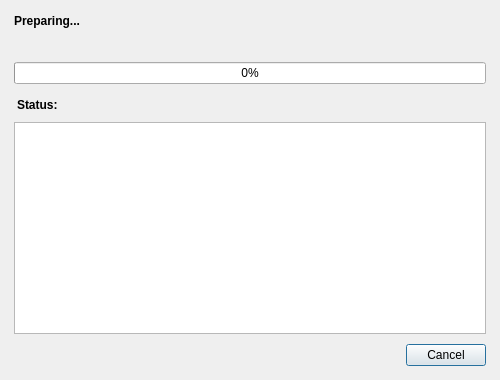
<?xml version="1.0" encoding="UTF-8"?>
<ui version="4.0">
 <class>FlashProgressDialog</class>
 <widget class="QDialog" name="FlashProgressDialog">
  <property name="geometry">
   <rect>
    <x>0</x>
    <y>0</y>
    <width>500</width>
    <height>380</height>
   </rect>
  </property>
  <property name="windowTitle">
   <string>Flashing firmware</string>
  </property>
  <property name="modal"><bool>true</bool></property>
  <layout class="QVBoxLayout" name="layout_Root">
   <property name="spacing"><number>10</number></property>
   <property name="leftMargin"><number>14</number></property>
   <property name="topMargin"><number>14</number></property>
   <property name="rightMargin"><number>14</number></property>
   <property name="bottomMargin"><number>14</number></property>
   <item>
    <widget class="QLabel" name="label_Stage">
     <property name="text"><string notr="true">Preparing...</string></property>
     <property name="styleSheet">
      <string notr="true">font-weight:600;</string>
     </property>
     <property name="wordWrap"><bool>true</bool></property>
    </widget>
   </item>
   <item>
    <widget class="QLabel" name="label_BytesCounter">
     <property name="text"><string notr="true"/></property>
     <property name="styleSheet">
      <string notr="true">font-family:Consolas, monospace; color: palette(text);</string>
     </property>
    </widget>
   </item>
   <item>
    <widget class="QProgressBar" name="progressBar_Overall">
     <property name="value"><number>0</number></property>
     <property name="alignment"><set>Qt::AlignCenter</set></property>
    </widget>
   </item>
   <item>
    <widget class="QLabel" name="label_StatusHeading">
     <property name="text"><string>Status:</string></property>
     <property name="styleSheet">
      <string notr="true">font-weight:600; margin-top:4px;</string>
     </property>
    </widget>
   </item>
   <item>
    <widget class="QPlainTextEdit" name="plainTextEdit_Status">
     <property name="readOnly"><bool>true</bool></property>
     <property name="maximumBlockCount"><number>50</number></property>
     <property name="lineWrapMode"><enum>QPlainTextEdit::WidgetWidth</enum></property>
     <property name="styleSheet">
      <string notr="true">font-family:Consolas, monospace; font-size:9pt;</string>
     </property>
     <property name="sizePolicy">
      <sizepolicy hsizetype="Expanding" vsizetype="Expanding">
       <horstretch>0</horstretch>
       <verstretch>1</verstretch>
      </sizepolicy>
     </property>
    </widget>
   </item>
   <item>
    <widget class="QDialogButtonBox" name="buttonBox">
     <property name="standardButtons">
      <set>QDialogButtonBox::Cancel</set>
     </property>
    </widget>
   </item>
  </layout>
 </widget>
 <resources/>
 <connections/>
</ui>
